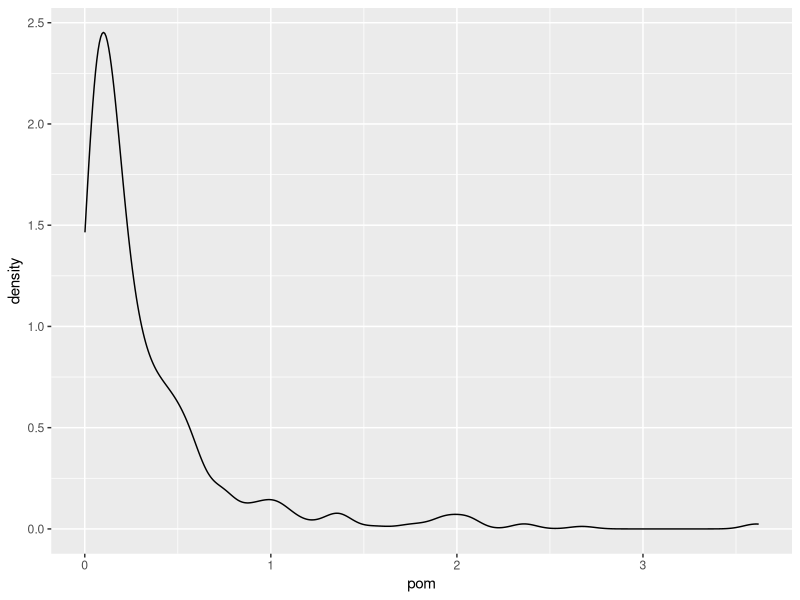
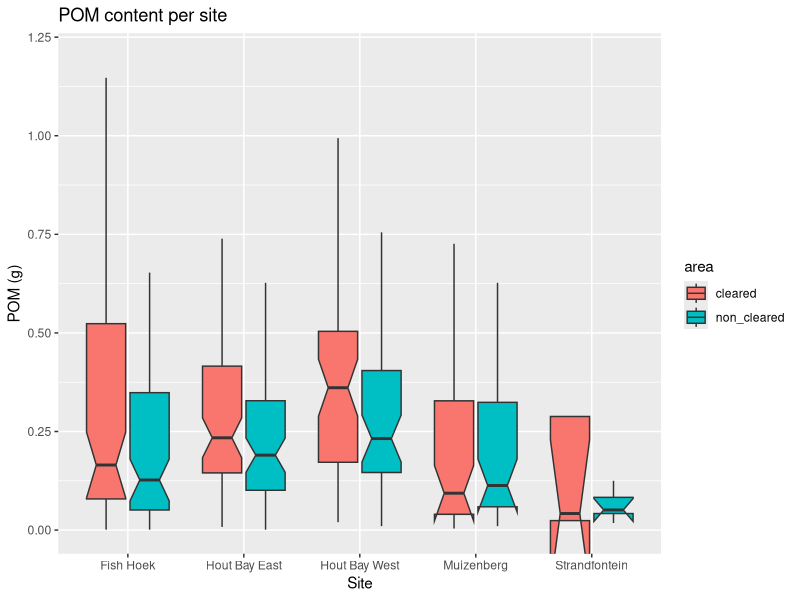
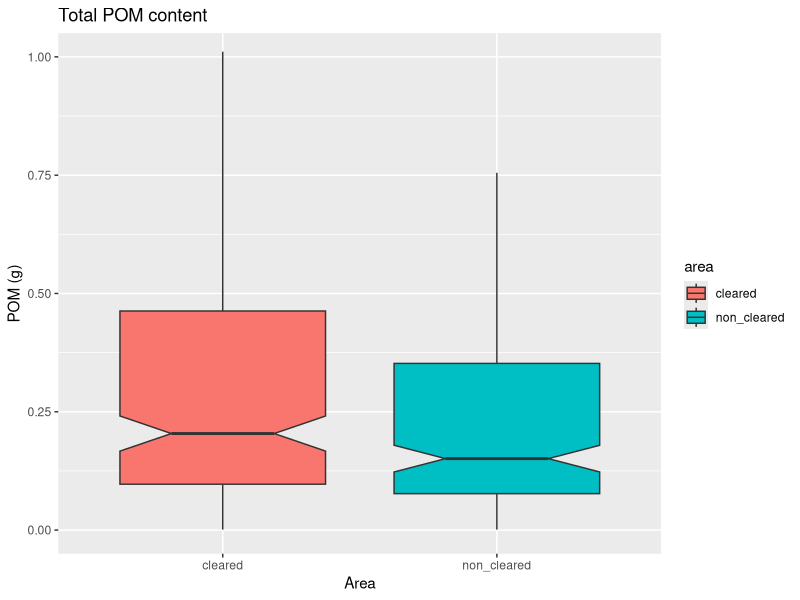
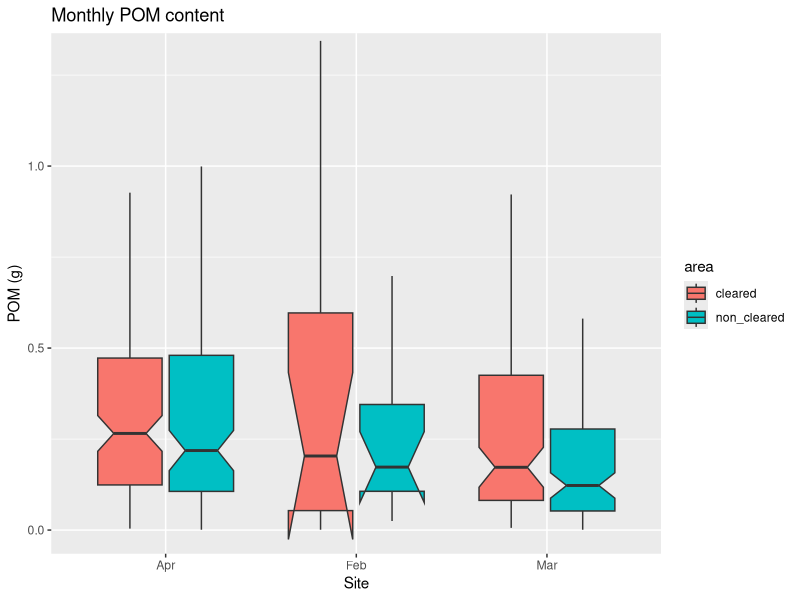

These figures' R source, in order:
# Hons R-Assignment 2018
# Kholofelo Sethebe, Joshua Adrian and Jesse Smith 
# statistical analyses using POM data 

# load libraries  ---------------------------------------------------------

library(tidyverse)
library(ggpubr)
library(lubridate)


# load  data  -------------------------------------------------------------


# pom_data <- read.csv2("pom_data_updated.csv", header = TRUE)
# not working (excel format problematic)

pom_data <- read_delim("pom_data_updated.csv", 
                        ";", escape_double = FALSE, trim_ws = TRUE)


# analysing data --------------------------------------------------------

# quick visualisation 
ggplot(pom_data, aes(x = pom)) +
  geom_density()

# test for normality 
shapiro.test(pom_data$pom)
# W = 0.64458, p-value < 2.2e-16
# if p < 0.05 significantly different from normal
# p > 0.05 not significantly different from normal (want?)
# == not normal 


# formulating hypotheses and objectives  ----------------------------------------------

# hypotheses:
# HO: POM content of the soil is lower on cleared beaches than on non-cleared beaches. 
# H1: POM content of the soil is higher on cleared beaches than on non-cleared beaches.
# or 
# there is no significant difference in POM content between cleared and non-cleared sites. 
# there is a significant difference in POM content betweeen cleared and uncleared areas? 

# objectives:
# 1. does POM differ between sites? 
# 2. is POM content higher in uncleared areas than in cleared areas?
# 3. is POM content different over time?

# site  -------------------------------------------------------------------

# pom content for each site, both cleared and non-cleared
ggplot(data = pom_data, aes(x = site, y = pom, fill = area)) +
  geom_boxplot(outlier.shape = NA, notch = TRUE)+
  coord_cartesian( ylim = c(0, 1.2)) +
  labs(title = "POM content per site",
       x = "Site",
       y = "POM (g)")

# Kruskal-Wallis test
kruskal.test(pom ~ as.factor(site), data = pom_data)

# Kruskal-Wallis rank sum test
# 
# data:  pom by as.factor(site)
# Kruskal-Wallis chi-squared = 34.619, df = 4, p-value = 5.561e-07

# perform Tukey post-hoc test
TukeyHSD(aov(pom ~ as.factor(site), data = pom_data))

# Tukey multiple comparisons of means
# 95% family-wise confidence level
# 
# Fit: aov(formula = pom ~ as.factor(site), data = pom_data)
# 
# $`as.factor(site)`
# diff        lwr       upr     p adj
# Hout Bay East-Fish Hoek     -0.0271128571 -0.1766278 0.1224021 0.9876703
# Hout Bay West-Fish Hoek      0.0445400000 -0.1197154 0.2087954 0.9463568
# Muizenberg-Fish Hoek        -0.0005706173 -0.1760043 0.1748631 1.0000000
# Strandfontein-Fish Hoek     -0.1891200000 -0.6046569 0.2264169 0.7241590
# Hout Bay West-Hout Bay East  0.0716528571 -0.0949325 0.2382382 0.7641247
# Muizenberg-Hout Bay East     0.0265422399 -0.1510749 0.2041594 0.9941018
# Strandfontein-Hout Bay East -0.1620071429 -0.5784705 0.2544562 0.8242792
# Muizenberg-Hout Bay West    -0.0451106173 -0.2353025 0.1450813 0.9667011
# Strandfontein-Hout Bay West -0.2336600000 -0.6556397 0.1883197 0.5523867
# Strandfontein-Muizenberg    -0.1885493827 -0.6150046 0.2379058 0.7452096


# incomplete ...
# use anova for sites
anova1 <- aov(pom~site,data= pom_data)

summary(anova1)
# Df Sum Sq Mean Sq F value Pr(>F)
# site          4   0.66  0.1639   0.759  0.552
# Residuals   476 102.77  0.2159   

# Terms:
#   site Residuals
# Sum of Squares    0.65558 102.76541
# Deg. of Freedom         4       476
# 
# Residual standard error: 0.4646437
# Estimated effects may be unbalanced

# area --------------------------------------------------------------------

#trial and error 

# # cleared sites
# pom_cleared <- pom_data %>% 
#   filter(variable == "pom", area == "cleared")
# 
# ggplot(data = pom_cleared, aes(x = variable, y = value, fill = site)) +
#   geom_boxplot(notch = TRUE) +
#   labs(y = "Grams (g)", x = "POM content", title = "Cleared sites") 
# 
# # non-cleared sites 
# pom_non_cleared <- pom_data %>% 
#   filter(variable == "pom", area == "non_cleared")
# 
# ggplot(data = pom_non_cleared, aes(x = site, y = value, fill = site)) +
#   geom_boxplot(notch = TRUE) +
#   labs(y = "Grams (g)", x = "POM content", title = "Non-cleared sites")

# total pom content
ggplot(data = pom_data, aes(x = area, y = pom, fill = area)) +
  geom_boxplot(outlier.shape = NA, notch = TRUE)+
  coord_cartesian(ylim = c(0, 1)) +
  labs(title = "Total POM content",
       x = "Area",
       y = "POM (g)")

#t-test
t.test(pom ~ area, data = pom_data)

# Welch Two Sample t-test
# 
# data:  pom by area
# t = 0.23637, df = 459.6, p-value = 0.8132
# alternative hypothesis: true difference in means is not equal to 0
# 95 percent confidence interval:
#   -0.07339485  0.09346519
# sample estimates:
#   mean in group cleared mean in group non_cleared 
# 0.3489259                 0.3388908 
#  we do not reject (accept) the null hypothesis that there is a difference between cleared and non-cleared area.


# Kruskal-Wallis
kruskal.test(pom ~ as.factor(area), data = pom_data)

# Kruskal-Wallis rank sum test
# 
# data:  pom by as.factor(area)
# Kruskal-Wallis chi-squared = 4.2674, df = 1, p-value = 0.03885

# perform Tukey post-hoc test
TukeyHSD(aov(pom ~ as.factor(month), data = pom_data))

# Fit: aov(formula = pom ~ as.factor(month), data = pom_data)
# 
# $`as.factor(month)`
#               diff        lwr        upr     p adj
# Feb-Apr -0.01954468 -0.2335829 0.19449350 0.9749139
# Mar-Apr -0.08948483 -0.1921009 0.01313125 0.1015684
# Mar-Feb -0.06994014 -0.2854967 0.14561646 0.7259956

# time  -------------------------------------------------------------------

# removing the site Strandfontein due to it only being sampled once 
time <- pom_data[-c(21:30), ]

# pom content per month
ggplot(data = time, aes(x = month, y = pom, fill = area)) +
  geom_boxplot(outlier.shape = NA, notch = TRUE)+
  coord_cartesian( ylim = c(0, 1.3)) +
  labs(title = "Monthly POM content",
       x = "Site",
       y = "POM (g)")
  
# Kruskal-Wallis
kruskal.test(pom ~ as.factor(month), data = time)

# Kruskal-Wallis rank sum test
# 
# data:  pom by as.factor(month)
# Kruskal-Wallis chi-squared = 17.931, df = 2, p-value = 0.0001278

# perform Tukey post-hoc test
TukeyHSD(aov(pom ~ as.factor(month), data = time))

#   Tukey multiple comparisons of means
# 95% family-wise confidence level
# 
# Fit: aov(formula = pom ~ as.factor(month), data = time)
# 
# $`as.factor(month)`
#              diff        lwr        upr     p adj
# Feb-Apr -0.01954468 -0.2349895 0.19590016 0.9752330
# Mar-Apr -0.08267323 -0.1873124 0.02196598 0.1523290
# Mar-Feb -0.06312854 -0.2807471 0.15449000 0.7740766


